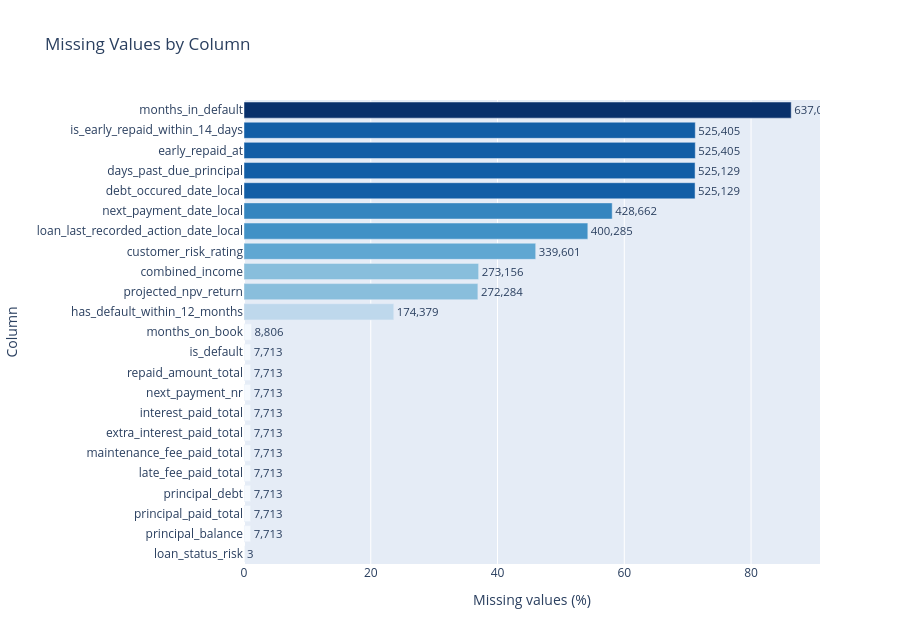

This figure's notebook cell:
### Markdown cell above
## 6. Missing values analysis

Missingness can affect risk estimates, monitoring coverage, and regulatory reporting. This section quantifies nulls without filling or otherwise changing them.

### Code cell
missing_count = df.isna().sum()
missing_percentage = missing_count.div(len(df)).mul(100)

missing_table = pd.DataFrame(
    {
        'missing_count': missing_count,
        'missing_percentage': missing_percentage,
    }
).sort_values(
    ['missing_percentage', 'missing_count'],
    ascending=False,
)
display(missing_table)

missing_only = missing_table.loc[
    missing_table['missing_count'].gt(0)
].reset_index(names='column')

if missing_only.empty:
    print('No missing values were identified.')
else:
    figure = px.bar(
        missing_only.sort_values('missing_percentage'),
        x='missing_percentage',
        y='column',
        orientation='h',
        text='missing_count',
        title='Missing Values by Column',
        labels={
            'missing_percentage': 'Missing values (%)',
            'column': 'Column',
        },
        color='missing_percentage',
        color_continuous_scale='Blues',
    )
    figure.update_layout(
        height=max(450, 28 * len(missing_only)),
        coloraxis_showscale=False,
    )
    figure.update_traces(texttemplate='%{text:,}', textposition='outside')
    figure.show()

### Figure 1 — Plotly figure (JSON) as saved in the notebook; plotly's stock layout.template omitted (floating-point values rounded to 4 significant figures)
{"data": [{"hovertemplate": "Missing values (%)=%{marker.color}<br>Column=%{y}<br>missing_count=%{text}<extra></extra>", "legendgroup": "", "marker": {"color": [0.0004066, 1.045, 1.045, 1.045, 1.045, 1.045, 1.045, 1.045, 1.045, 1.045, 1.045, 1.193, 23.63, 36.9, 37.02, 46.02, 54.25, 58.09, 71.17, 71.17, 71.2, 71.2, 86.33], "coloraxis": "coloraxis", "pattern": {"shape": ""}}, "name": "", "orientation": "h", "showlegend": false, "text": [3.0, 7713.0, 7713.0, 7713.0, 7713.0, 7713.0, 7713.0, 7713.0, 7713.0, 7713.0, 7713.0, 8806.0, 174400.0, 272300.0, 273200.0, 339600.0, 400300.0, 428700.0, 525100.0, 525100.0, 525400.0, 525400.0, 637000.0], "textposition": "outside", "texttemplate": "%{text:,}", "type": "bar", "x": [0.0004066, 1.045, 1.045, 1.045, 1.045, 1.045, 1.045, 1.045, 1.045, 1.045, 1.045, 1.193, 23.63, 36.9, 37.02, 46.02, 54.25, 58.09, 71.17, 71.17, 71.2, 71.2, 86.33], "xaxis": "x", "y": ["loan_status_risk", "principal_balance", "principal_paid_total", "principal_debt", "late_fee_paid_total", "maintenance_fee_paid_total", "extra_interest_paid_total", "interest_paid_total", "next_payment_nr", "repaid_amount_total", "is_default", "months_on_book", "has_default_within_12_months", "projected_npv_return", "combined_income", "customer_risk_rating", "loan_last_recorded_action_date_local", "next_payment_date_local", "debt_occured_date_local", "days_past_due_principal", "early_repaid_at", "is_early_repaid_within_14_days", "months_in_default"], "yaxis": "y"}], "layout": {"barmode": "relative", "coloraxis": {"autocolorscale": false, "colorbar": {"title": {"text": "Missing values (%)"}}, "colorscale": [[0, "rgb(247,251,255)"], [0.125, "rgb(222,235,247)"], [0.25, "rgb(198,219,239)"], [0.375, "rgb(158,202,225)"], [0.5, "rgb(107,174,214)"], [0.625, "rgb(66,146,198)"], [0.75, "rgb(33,113,181)"], [0.875, "rgb(8,81,156)"], [1, "rgb(8,48,107)"]], "showscale": false}, "height": 644, "legend": {"tracegroupgap": 0}, "title": {"text": "Missing Values by Column"}, "xaxis": {"anchor": "y", "domain": [0, 1], "title": {"text": "Missing values (%)"}}, "yaxis": {"anchor": "x", "domain": [0, 1], "title": {"text": "Column"}}}}
